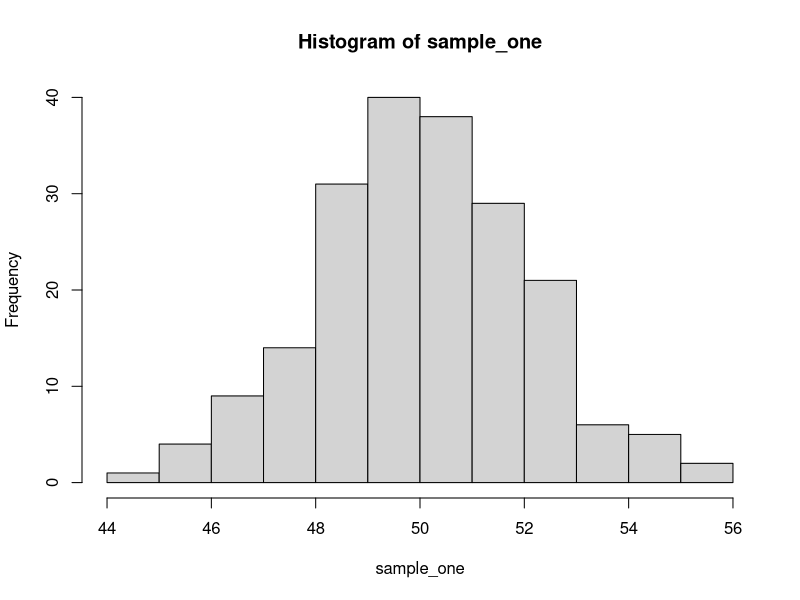
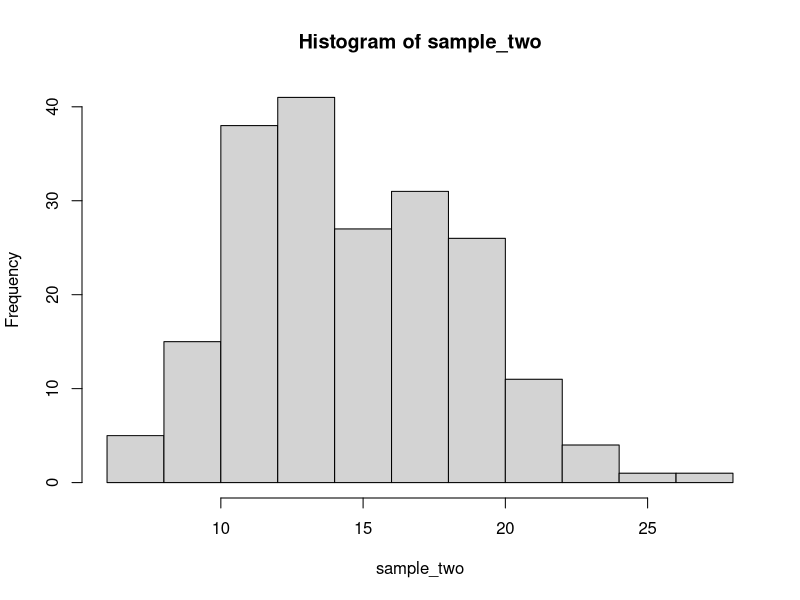

Reproduce these figures in R, in order. (Note: this script raises an error after producing the figures.)
## ---- chunk 1
#First, let's make a data set with a normal distribution to use as a comparison later on. Remember, we want a large data set in order to run this test effectively.
sample_one <- rnorm(200, mean = 50, sd = 2) #making an arbitrary data set with the rnorm function to ensure normalcy
head(sample_one) #first 6 rows of our new data set
hist(sample_one) #visualizing the normal distribution with a histogram
## ---- chunk 2
sample_two <- rpois(200, 15) #using rpois() to randomize a large data set, keeping our size the same for simplicity
head(sample_two)
hist(sample_two)
## ---- chunk 3
# create matrix with 5 columns and 2 rows
data <- matrix(c(16, 25, 17, 8, 11, 14, 5, 13, 22, 19), nrow = 2, ncol = 5, byrow = TRUE)
# specify the column names and row names of matrix
colnames(data) <- c('A.marmorata ','C.fimbriata ','C.picta ','C.flavomarginata ', 'C.amboinensis')
rownames(data) <-  c('Cucumber','Lettuce')
# assign to table
final = as.table(data)
# display
final
## ---- chunk 4
#appending our original table
final_new <- final 
#assigning a new row name and filling in the data using the list function
final_new <- rbind(final_new, 'Predictions' = list(18, 18, 18, 18, 18, 18)) 
#ready to print!
final_new
## ---- chunk 5

calculations <- matrix(c(16, 18, 16/150, 18/150, 2/150, 25, 18, 41/150, 36/150, 5/150, 17, 18, 58/150, 54/150, 4/150, 8, 18, 66/150, 72/150, 6/150, 11, 18, 77/150, 90/150, 13/150), nrow = 5, ncol = 5, byrow = TRUE)
colnames(calculations) <- c('Observed ','Predictions ','F0(X)', 'Fr(X)', '|F0(X) -Fr(X)|')
rownames(calculations) <-  c('A.marmorata ','C.fimbriata ','C.picta ','C.flavomarginata ', 'C.amboinensis')
table = as.table(calculations)
table
## ---- chunk 6
library(MASS)
frac_1 <- fractions(0.53333333)
frac_1
frac_2 <- fractions( 0.60000000)
frac_3 <- fractions(0.0667)
frac_4 <- fractions(0.0667)
frac_5 <- fractions(0.0667)
frac_6 <- fractions(0.0667)
frac_7 <- fractions(0.0667)
frac_8 <- fractions(0.0667)
frac_9 <- fractions(0.0667)
frac_10 <- fractions(0.0667)
frac_11 <- fractions(0.0667)
as.fractions()
